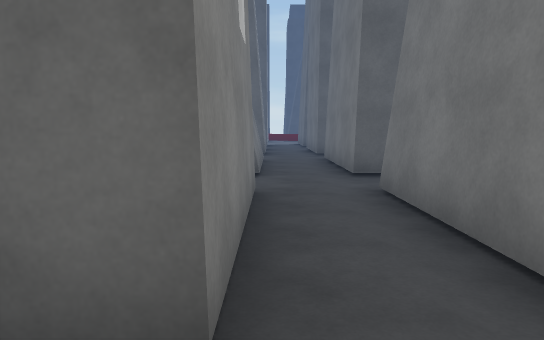
view 1 (above)

24 first-person views from a walk through a scene from a Unity 3-D project. The camera is 1.5 m above the floor, tilts 6° down and sees 70° across. The floor is counted in squares, 2 m on a side. Each view is taken from the middle of a square. On the plan, view 1 faces up. The plan holds only what a view shows up to about 12 squares ahead; the rest is blank. The place goes on beyond the plan. Some surface patterns are stand-ins.

view 2
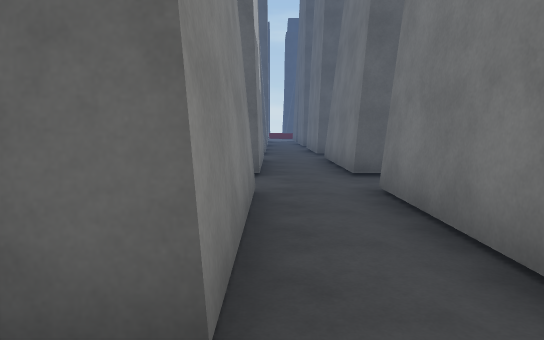

view 3
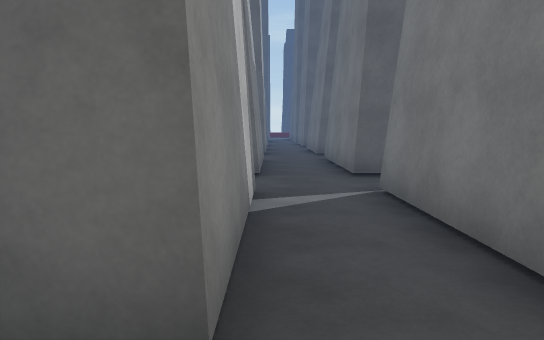

view 4
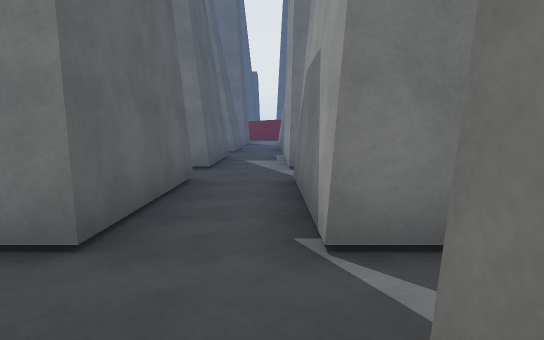

view 5
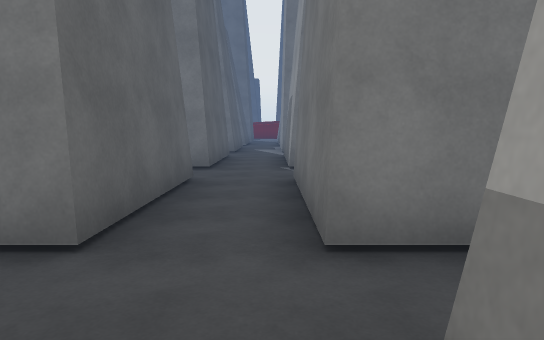

view 6
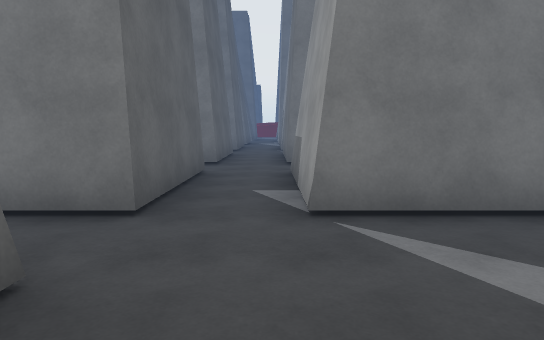

view 7
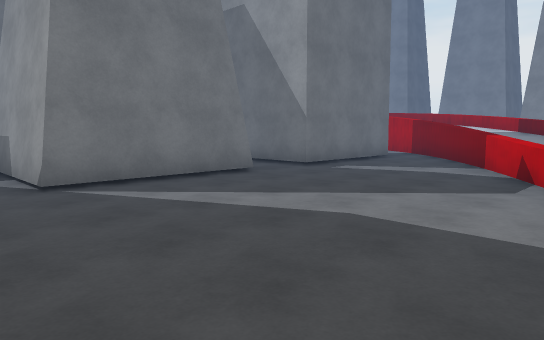

view 8
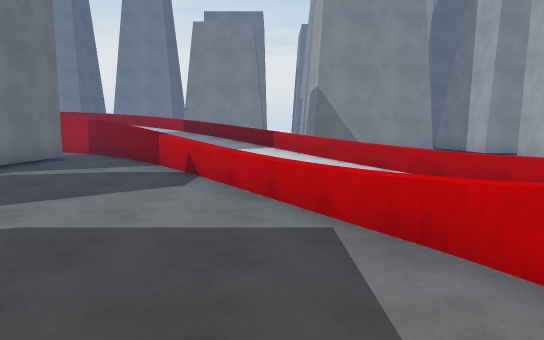

view 9
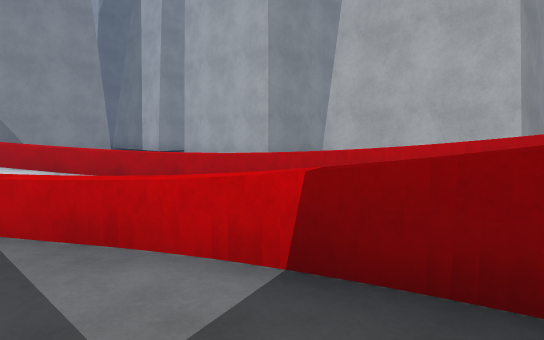

view 10
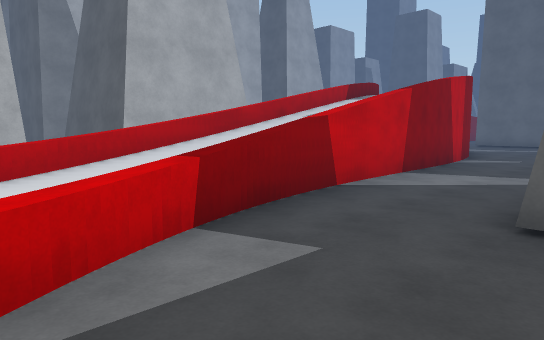

view 11
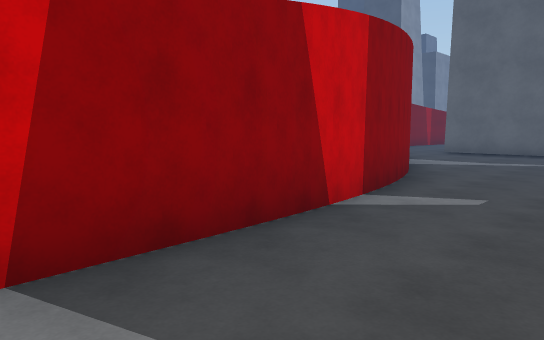

view 12
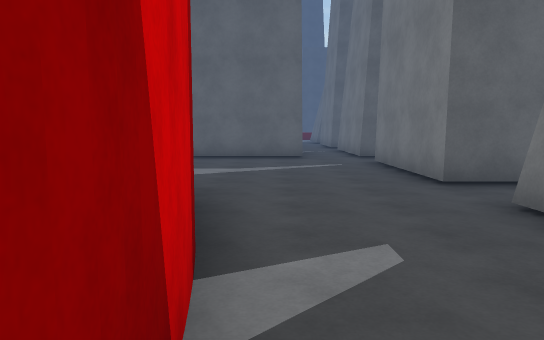

view 13
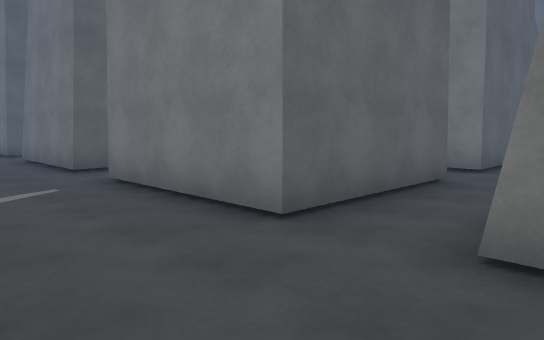

view 14
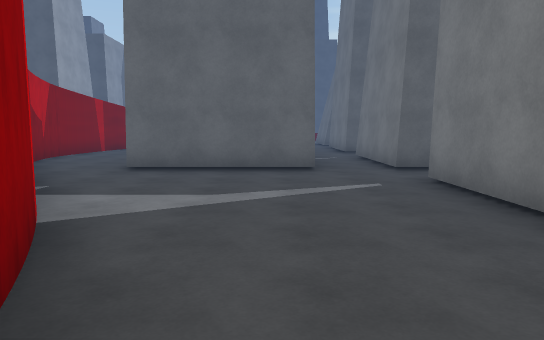

view 15
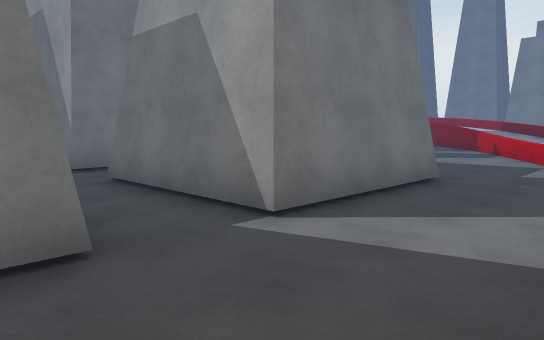

view 16
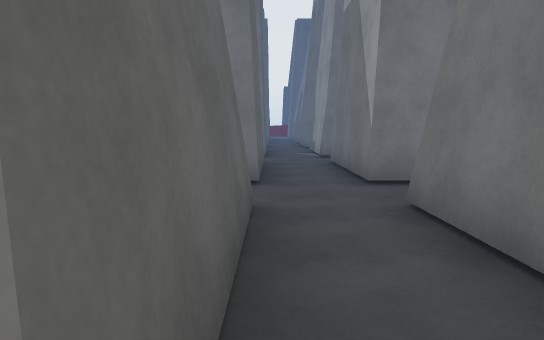

view 17
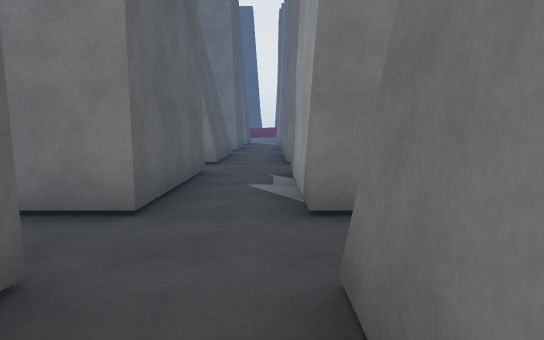

view 18
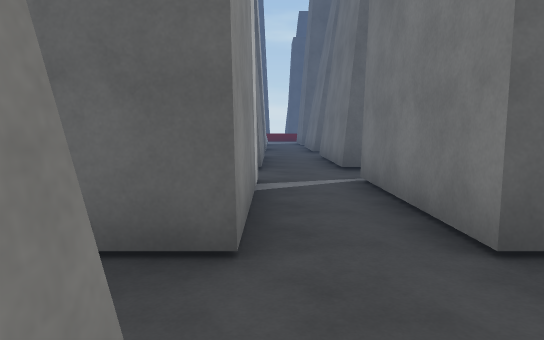

view 19
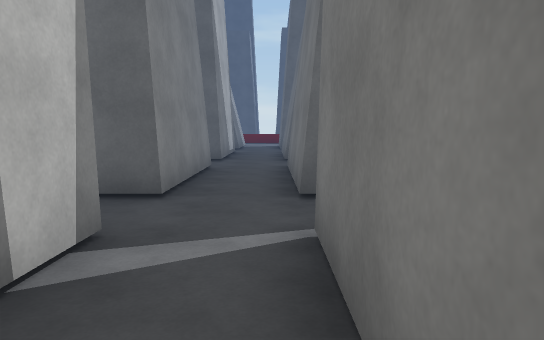

view 20
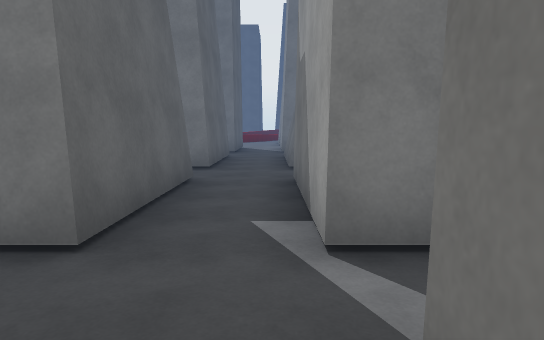

view 21
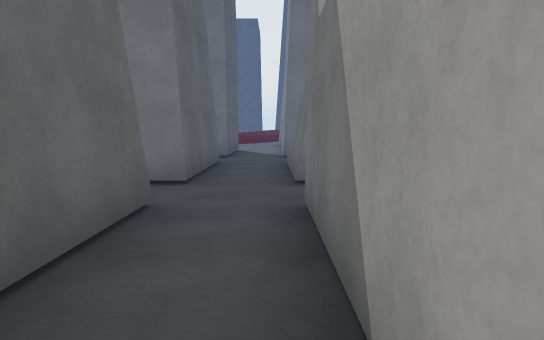

view 22
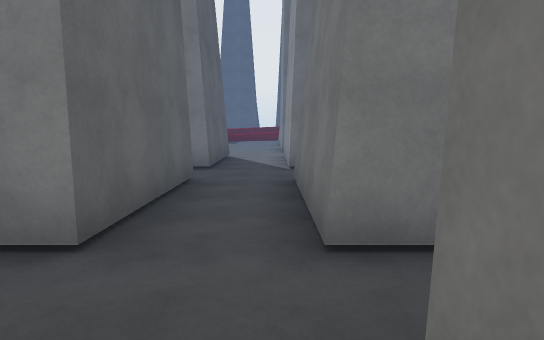

view 23
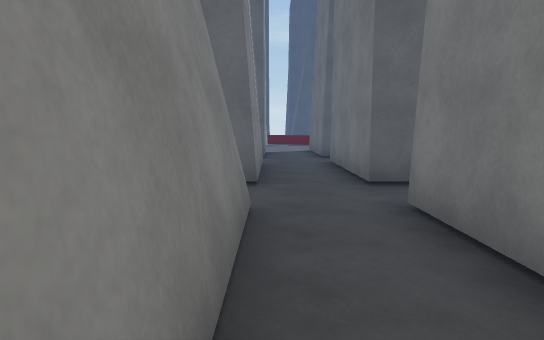

view 24
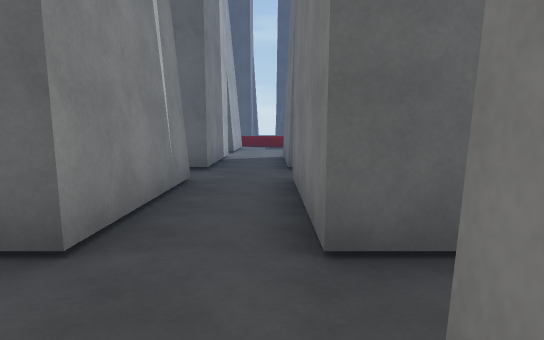

### Floor plan
Key: @ floor where view 1 was taken; # wall or solid block; . main floor; : floor 0.25 m higher than the main floor; + floor 0.5 m higher than the main floor; * floor 0.75 m higher than the main floor; % floor 1.25 m higher than the main floor; = window, fence, low wall or low ledge; ^ raised ledge.
Columns run from 22 left of view 1 to 9 right of it. Each row starts with its distance up from view 1.
 21                       ..
 20                       ..
 19            #..#      #..#
 18            #..#      #..#
 17          ###..#      #..#
 16 #.          ..       #..
 15 #..    ..   ..        ..
 14 #..    ..###..#      #..#
 13 #...   ..###..#      #..#
 12   ..   ..###..### .###..#
 11   ..###... .............##
 10    ......  ...............
  9     .....###..###  ###..#
  8     .....###..#    # #..#
  7     #....###..#    ###..###  ###
  6     #....###..###...............
  5     ##..........................
  4      #...###..###  ###..###  ###
  3      #...# #  ###    #..#
  2      #...###  ###    #..#
  1      #.............###...
  0      ##...............@.
 -1       #..### .###  ###..#
 -2    ####..# #  ###  ###..#
 -3    #% #..###..### .###..###  ###
 -4   ##* #.........................
 -5   ###+^.........................
 -6   # ^:==......###..###..###  ###
 -7   # ^  ^......#      #..#
 -8   # == ==.....#      #..#
 -9   #  =  =......       ..
-10   #  ==  =.....       .
-11   #   == =....##
-12   #    ^++^...#
-13   #    ##+ =..#
-14   #     #####.#
-15   ########  ##.
-16              ##

Positions as (right, up) in squares from view 1, and headings:
1: (0, 0), facing up
2: (0, -5), facing up
3: (0, -10), facing up
4: (-1, -5), facing right
5: (-6, -5), facing right
6: (-12, -5), facing right
7: (-14, -4), facing down-right
8: (-14, -4), facing down
9: (-14, -4), facing down-left
10: (-13, -7), facing up-left
11: (-14, -1), facing up-left
12: (-16, 1), facing up
13: (-16, 4), facing up-right
14: (-16, 4), facing up
15: (-16, 2), facing down-right
16: (-14, 1), facing right
17: (-12, 5), facing right
18: (-10, 4), facing up
19: (-9, 7), facing up
20: (-11, 10), facing right
21: (-9, 10), facing right
22: (-1, 5), facing right
23: (0, 6), facing up
24: (1, 9), facing up
